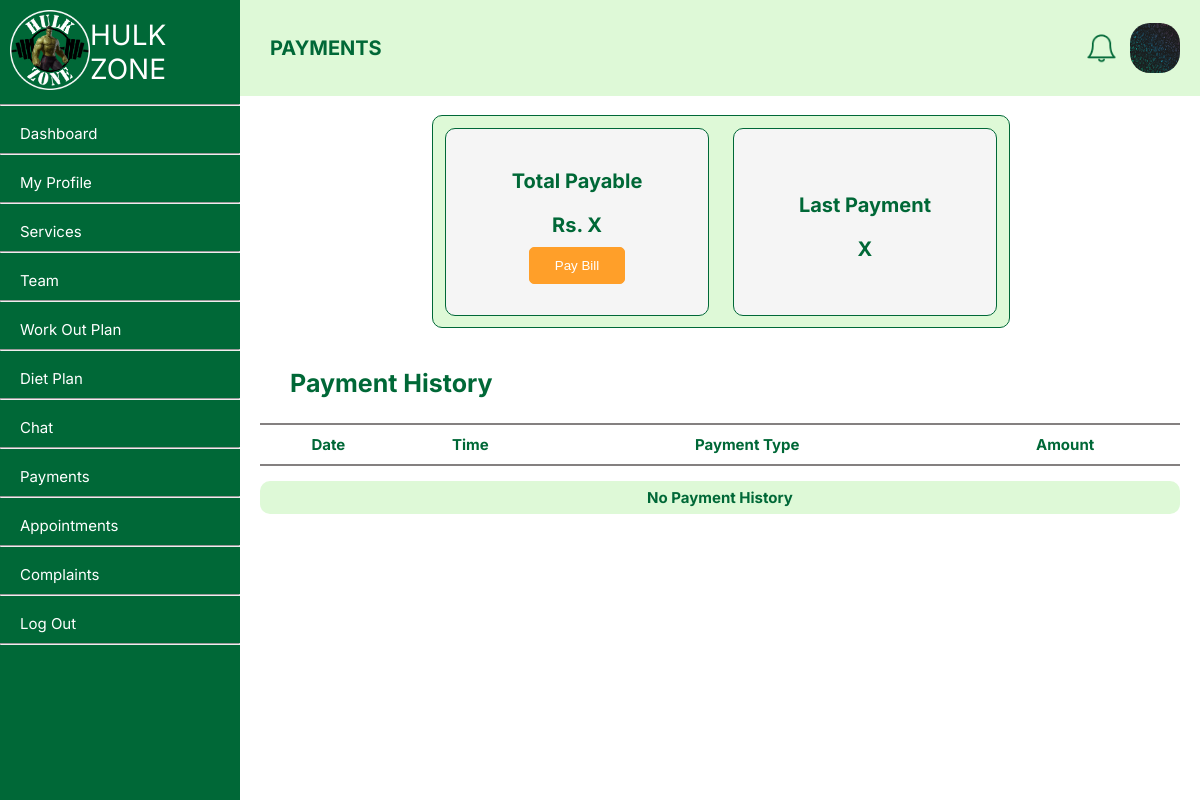
Before: /member/payment.php (signed in) with the older database file.
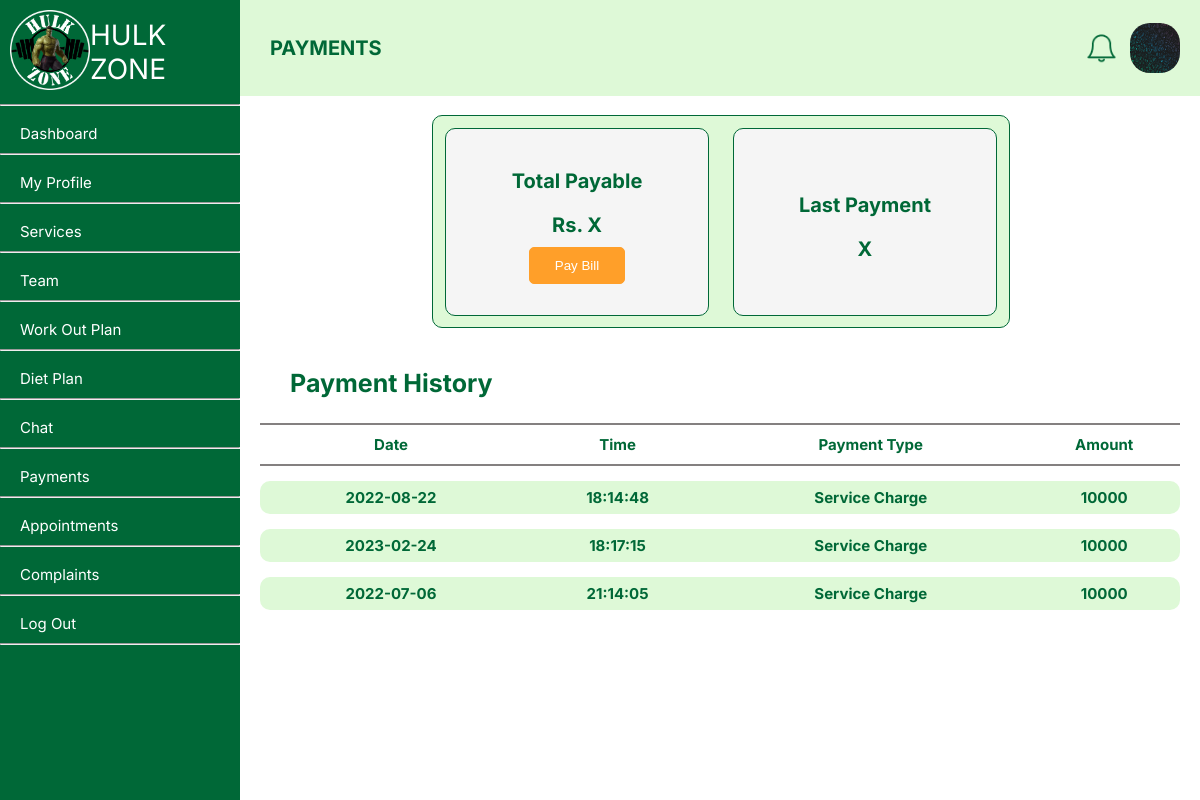
After: the same page with the newer database file.
### tables this page shows
CREATE TABLE `user` (
  `userID` int NOT NULL,
  `fName` text NOT NULL,
  `lName` text NOT NULL,
  `NIC` text NOT NULL,
  `gender` varchar(50) NOT NULL,
  `profilePhoto` text,
  `dateOfBirth` date NOT NULL,
  `roles` int NOT NULL,
  `statuses` int NOT NULL,
  `contactNumber` int NOT NULL,
  `streetNumber` varchar(255) DEFAULT NULL,
  `addressLine01` text,
  `addressLine02` text,
  `city` text,
  `pw` varchar(255) NOT NULL,
  `created_at` date NOT NULL,
  `email` varchar(50) NOT NULL
);

CREATE TABLE `payment` (
  `paymentID` int NOT NULL,
  `paymentDate` datetime NOT NULL,
  `amount` double NOT NULL,
  `type` int NOT NULL,
  `memberID` int NOT NULL
);

### member/setProfilePic.php (called while the page is built)
<?php
$query = "SELECT * from user where userID = " . $_SESSION['userID'];
    $result = mysqli_query($conn, $query);
    $query1 = "SELECT * from member where userID = " . $_SESSION['userID'];
    $result1 = mysqli_query($conn, $query1);
    if (mysqli_num_rows($result) == 1 && mysqli_num_rows($result1) == 1) {
        $row = mysqli_fetch_assoc($result);
        $row1 = mysqli_fetch_assoc($result1);
    } else {
        echo '<script> window.alert("Error receiving data!");</script>';
    }
    if(isset($row['profilePhoto']) && $row['profilePhoto'] != NULL){
        $profilePictureLink = $row['profilePhoto'];
    }else{
        $profilePictureLink = '../profileImages/default.png';
    }
?>

### member/payment.php (the view, shortened to what this page needs)
<?php
include '../connect.php';
?>
<?php
    include("setProfilePic.php");
?>
<!DOCTYPE html>
<html lang="en">
<head>
    <link rel="stylesheet" type="text/css" href="../member/style/gen.css">
    <link rel="stylesheet" type="text/css" href="../member/style/payment.css">
</head>
<body>
    <div class="container">
        <div class = "nav-bar">
            <?php
                include("navBar.php");
            ?>
        <div class="body">
            <div class = "header">
                <div class="left">
                    PAYMENTS
                </div>
                <div class="right">
                    <div class="notification-bell">
                        <?php include("notifications.php"); ?>
                    </div>
                    <img src="<?php echo $profilePictureLink; ?>" alt="dp" width="50px" height="50px" style="border-radius: 20px;">
                </div>
            </div>
            <div class="content">
                <div class = "row">
                    <div class="sub-content">
                        <p>Total Payable</p>
                        <div>Rs. X</div>
                        <button onclick="window.location.href='../member/stripe/checkout.html'">Pay Bill</button>
                    </div>
                    <div class="sub-content">
                        <p>Last Payment</p>
                        <div>X</div>
                    </div>
                </div>
                <div class="middle-r">
                    Payment History
                </div>
                <div class="bottom-r">
                <?php
                    $sql3 = "SELECT DATE(paymentDate) as paymentDate, TIME(paymentDate) as paymentTime, type, amount, paymentID, memberID FROM payment WHERE memberID = " . $row1['memberID'];
                    $result3 = mysqli_query($conn, $sql3);
                    echo '<table>
                    <tr>
                        <th> Date </th>
                        <th> Time </th>
                        <th> Payment Type </th>
                        <th> Amount </th>
                    </tr>';
                    if (mysqli_num_rows($result3) > 0) {
                        while ($row3 = mysqli_fetch_assoc($result3)) {
                            $field1name = $row3["paymentDate"];
                            $field2name = $row3["paymentTime"];
                            $field3name = $row3["type"];
                            if($row3["type"] == 1 || $row3["type"] == 4 || $row3["type"] == 2 || $row3["type"] == 3){
                                $field3name = "Service Charge";
                            }else if($row3["type"] == 0){
                                $field3name = "Payment Plan Charge";
                            }else{
                                $field3name = "Type Unknown";
                            }
                            $field4name = $row3["amount"];
                            echo '<tr>
                                <td>'.$field1name.'</td>
                                <td>'.$field2name.'</td>
                                <td>'.$field3name.'</td>
                                <td>'.$field4name.'</td>
                            </tr>';
                        }
                    }else{
                        echo '<tr><td colspan = "4" style= "border-radius:10px;"> No Payment History</td></tr>';
                    }
                    echo '</table>';
                    ?>
                </div>
            </div>
        </div>
</body>
</html>

### member/navBar.php
<!DOCTYPE html>
<body>
<div class="line-heading">
    <div class="images"><img src="..\asset\images\gymLogo.png" alt="Gym Logo" class="gymLogo"></div>
    <div class="option">HULK ZONE</div>
</div>
<hr>
<div class="line">
    <a href="../member/dashboard.php"><div class="nav-font">Dashboard</div></a>
</div>
<hr>
<div class="line">
    <a href="../member/profile.php"><div class="nav-font">My Profile</div></a>
</div>
<hr>
<div class="line">
    <a href="../member/services.php"><div class="nav-font">Services</div></a>
</div>
<hr>
<div class="line">
    <a href="../member/team.php"><div class="nav-font">Team</div></a>
</div>
<hr>
<div class="line">
    <a href="../member/workout.php"><div class="nav-font">Work Out Plan</div></a>
</div>
<hr>
<div class="line">
    <a href="../member/dietplan.php"><div class="nav-font">Diet Plan</div></a>
</div>
<hr>
<div class="line">
    <a href="../member/chat.php"><div class="nav-font">Chat</div></a>
</div>
<hr>
<div class="line">
    <a href="../member/payment.php"><div class="nav-font">Payments</div></a>
</div>
<hr>
<div class="line">
    <a href="../member/appointment.php"><div class="nav-font">Appointments</div></a>
</div>
<hr>
<div class="line">
    <a href="../member/complaint.php"><div class="nav-font">Complaints</div></a>
</div>
<hr>
<div class="line">
    <a href="../home/logout.php"><div class="nav-font">Log Out</div></a>
</div>
<hr>
</body>
</html>

### member/notifications.php (shortened to what this page needs)
<!DOCTYPE html>
<head></head>
<body>
    <button class="bell-icon" onclick="toggleNotificationPopup()">
        <img src="..\asset\images\bell.png" alt="notification" width="35px" height="35px">
    </button>
</body>
</html>

### member/style/gen.css (style rules this page uses)
.container { display: flex; flex-direction: row; }
.nav-bar { float:left; width: 20%; height: 100vh; background-color: #006837; }
.body { float:left; width: 80%; height: 100vh; display: flex; flex-direction: column; }
.header { height: 12%; background-color: #DEF9D7; display: flex; flex-direction: row; }
.content { height: 88%; background-color: white; overflow-y: scroll; overflow-x: hidden; content: ''; }
body { margin: 0; font-family: 'Inter', sans-serif; }
.line { display: flex; flex-direction: row; width: 100%; float: left; padding: 10px; }
.line-heading { display: flex; flex-direction: row; width: 100%; float: left; padding: 10px; }
.images { float:left; width: 50%; }
.option { float:left; width: 100%; font-size: 28px; color: white; display: flex; align-items: center; }
.gymLogo { width:80px; height: 80px; }
.nav-font { width: 250px; }
.line a { padding-left: 10px; font-size: 15px; color: white; cursor: pointer; text-decoration: none; }
.left { float: left; width: 80%; display: flex; align-items: center; padding: 30px; color: rgba(0, 104, 55, 1); font-size: 20px; font-weight: bold; }
.right { float: left; width: 10%; display: flex; flex-direction: row; align-items: center; margin: 20px; justify-content: space-between; }
.bell-icon { padding: 0; margin: 0; background-color: transparent; border: none; box-shadow: none; }

### member/style/payment.css (style rules this page uses)
.row { display: flex; flex-direction: row; background-color: #DEF9D7; width: 60%; margin: 2%; height: 30%; border-radius: 10px; justify-content: space-between; margin-left: 20%; border: 1px solid #006837; }
.sub-content { background-color: whitesmoke; margin: 2%; border: 1px solid #006837; width: 50%; border-radius: 10px; align-items: center; display: flex; flex-direction: column; font-size: 20px; color: #006837; font-weight: bold; justify-content: center; }
.sub-content p, button { margin-top: 10px; }
button { padding: 10px 25px; border: 1px solid #FF9F29; border-radius: 5px 5px 5px 5px; background-color: #FF9F29; color: white; cursor: pointer; transition: all 0.3s; }
.middle-r { margin-left: 50px; font-weight: bold; font-size: 25px; color: #006837; margin-top: 40px; }
table { width: 100%; border-collapse:separate; border-spacing:0 15px; padding-left: 20px; padding-right: 20px; }
th { background-color: white; border-top: 2px solid rgb(132, 128, 128); border-bottom: 2px solid rgb(132, 128, 128); padding-top: 10px; padding-bottom: 10px; font-weight: bold; }
table tr { background-color: #DEF9D7; }
td { padding:7px; text-align: center; }
td:first-child, td:first-child { border-radius: 10px 0 0 10px; }
td:last-child, td:last-child { border-radius: 0 10px 10px 0; }
.bottom-r { font-weight: bold; font-size: 15px; color: #006837; margin-top: 10px; }

Changed rows visible on the page:
added payment: field1name "2022-08-22", field2name "18:14:48", type "Service Charge", amount "10000"
added payment: field1name "2023-02-24", field2name "18:17:15", type "Service Charge", amount "10000"
added payment: field1name "2022-07-06", field2name "21:14:05", type "Service Charge", amount "10000"
Other visible differences:
text no longer shown: "No Payment History"
